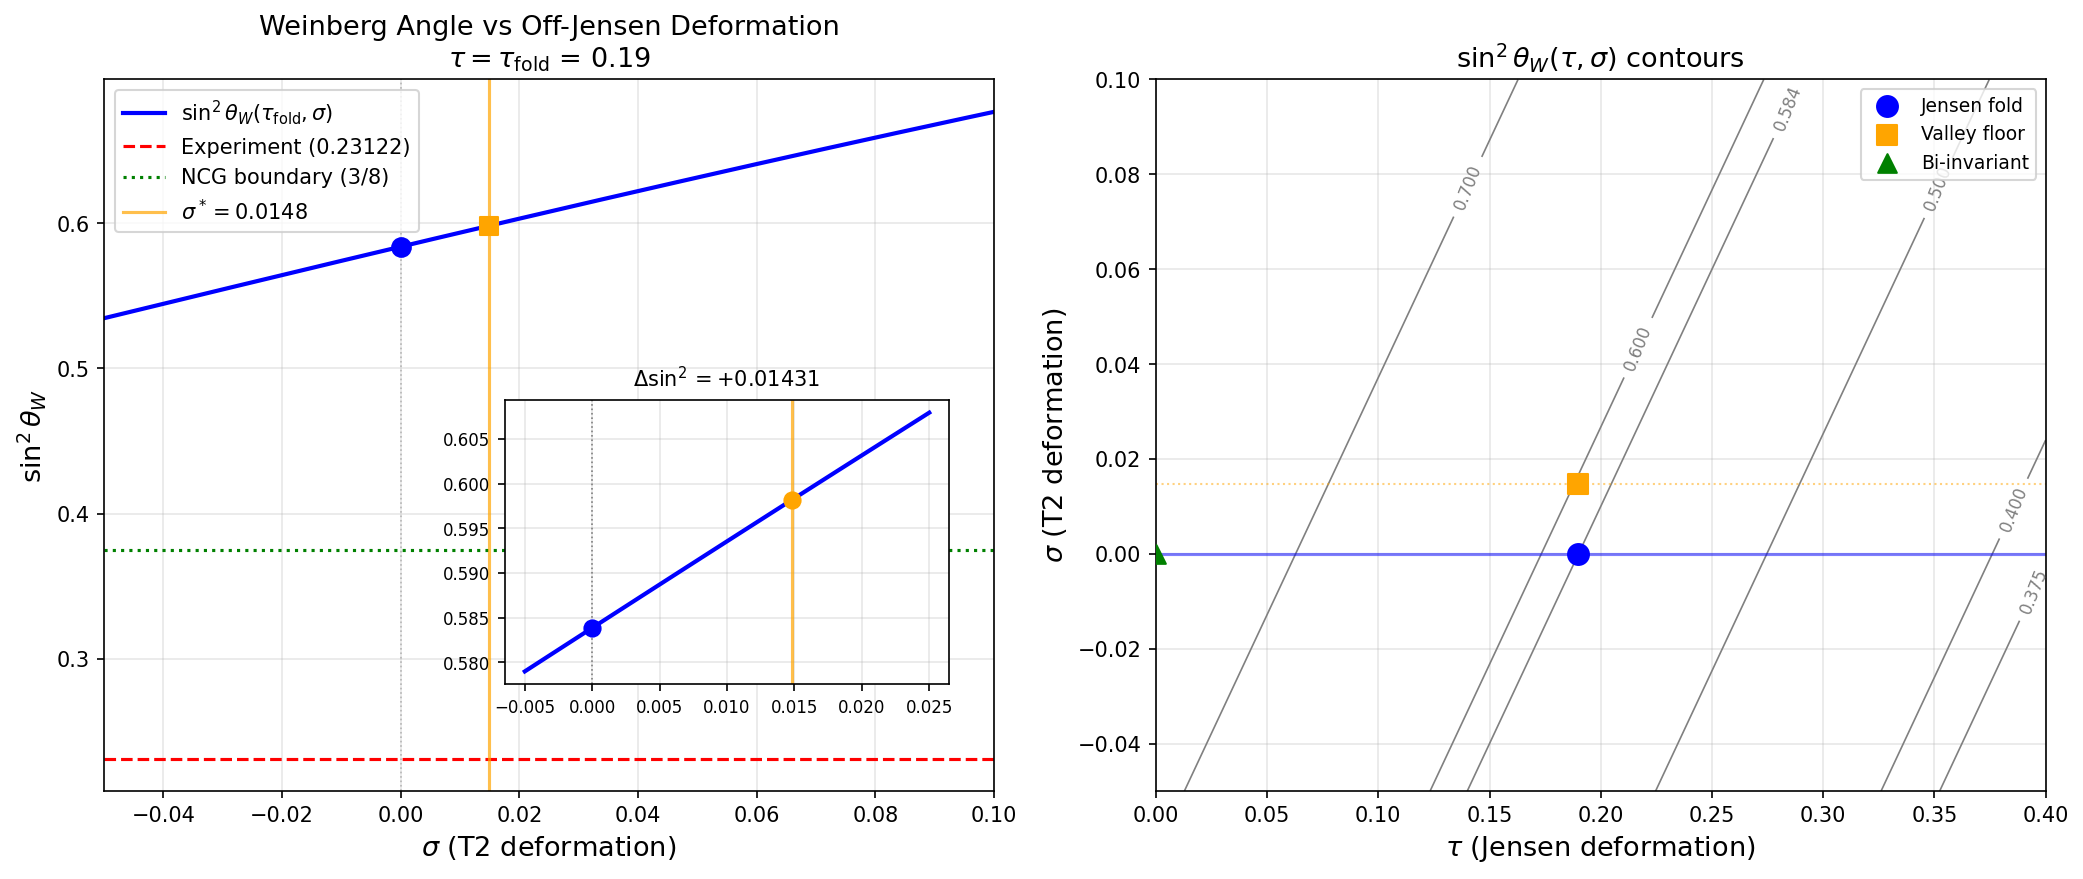

Here is the Python script that generated this plot:
#!/usr/bin/env python3
"""
S55 — THETA-W-VALLEY-55: sin^2(theta_W) at Off-Jensen Valley Floor
====================================================================

Compute the Weinberg angle at the valley floor sigma* = 0.0148 of the
off-Jensen (T2) deformation, and compare to the Jensen-metric value at sigma=0.

From Baptista Paper 14 eqs (2.85)/(2.88) and Paper 13 eq (5.25):
  g'/g = sqrt(3) * sqrt(lambda_2/lambda_1)

where lambda_1 = metric eigenvalue on u(1) and lambda_2 = metric eigenvalue
on su(2) subspace. For the Jensen deformation:
  lambda_1 = alpha * e^{2*tau}    [u(1)]
  lambda_2 = alpha * e^{-2*tau}   [su(2)]
  => g'/g = sqrt(3) * e^{-2*tau}

For the Jensen + T2 deformation with sigma:
  lambda_1(tau, sigma) = alpha * e^{2*tau - 11*sigma}   [u(1)]
  lambda_2(tau, sigma) = alpha * e^{-2*tau - 7*sigma}   [su(2)]
  lambda_3(tau, sigma) = alpha * e^{tau + 8*sigma}       [C^2]

  => lambda_2/lambda_1 = e^{-4*tau + 4*sigma}
  => g'/g = sqrt(3) * e^{-2*tau + 2*sigma}

sin^2(theta_W) = (g'/g)^2 / (1 + (g'/g)^2)
               = 3*e^{-4*tau + 4*sigma} / (1 + 3*e^{-4*tau + 4*sigma})
               = 3 / (e^{4*tau - 4*sigma} + 3)

Derivation of g'/g = sqrt(3) * sqrt(lambda_2/lambda_1):
  From Paper 14 eq (2.85): g' = 3 * sqrt(2*kappa_M / <Y,Y>)
    where Y = diag(-2i, i, i) in u(1), <Y,Y> = lambda_1 * gamma_0(Y,Y) = 6*lambda_1
    (since gamma_0(Y,Y) = -Tr(Y^2) = -Tr(diag(-4,-1,-1)) = 6)

  From Paper 14 eq (2.88): g = sqrt(2*kappa_M / <T3,T3>)
    where T3 = diag(i,-i,0) in su(2), <T3,T3> = lambda_2 * gamma_0(T3,T3) = 2*lambda_2
    (since gamma_0(T3,T3) = -Tr(T3^2) = -Tr(diag(-1,-1,0)) = 2)

  => g'/g = 3 * sqrt(<T3,T3>/<Y,Y>) = 3 * sqrt(2*lambda_2 / (6*lambda_1))
          = 3 * sqrt(lambda_2/(3*lambda_1)) = sqrt(3) * sqrt(lambda_2/lambda_1)

Cross-check at tau=0, sigma=0: g'/g = sqrt(3), sin^2 = 3/4.
Cross-check with canonical constant: sin2_thetaW_fold = 0.58385 at tau=0.19, sigma=0:
  3/(e^{0.76}+3) = 3/5.138 = 0.5839 (matches to 5 digits).

Paper 13 eq (5.25) gives MZ/MW = sqrt(1 + 3*lambda_2/lambda_1), which yields
sin^2(theta_W) = 1 - MW^2/MZ^2 = 3*(lambda_2/lambda_1)/(1 + 3*(lambda_2/lambda_1))
confirming the same formula via the mass ratio route.

Gate: THETA-W-VALLEY-55 — INFO: corrected sin^2(theta_W) at valley floor.
Output: s55_theta_w_valley.npz, s55_theta_w_valley.png

Author: Baptista-Spacetime-Analyst (Session 55)
Date: 2026-03-22
"""

import sys
import os
sys.path.insert(0, os.path.dirname(os.path.abspath(__file__)))

import numpy as np
from numpy import pi, sqrt, exp, log
import matplotlib
matplotlib.use('Agg')
import matplotlib.pyplot as plt

from canonical_constants import tau_fold, sin2_thetaW_fold, sin2_thetaW_MSbar

print("=" * 72)
print("  S55 — THETA-W-VALLEY-55: sin^2(theta_W) at Off-Jensen Valley Floor")
print("=" * 72)

DATA_DIR = os.path.dirname(os.path.abspath(__file__))

# ============================================================================
#  SECTION 1: Formula verification at Jensen (sigma=0)
# ============================================================================
print("\n" + "=" * 72)
print("  SECTION 1: Verify sin^2(theta_W) formula at Jensen (sigma=0)")
print("=" * 72)

def sin2_thetaW(tau, sigma=0.0):
    """
    sin^2(theta_W) at general (tau, sigma) in the Jensen + T2 family.

    From Baptista Paper 13 eq 5.25 / Paper 14 eqs 2.85, 2.88:
      g'/g = sqrt(3) * sqrt(lambda_2/lambda_1)
      lambda_2/lambda_1 = e^{-4*tau + 4*sigma}

    => sin^2 = 3*e^{-4*tau+4*sigma} / (1 + 3*e^{-4*tau+4*sigma})
             = 3 / (e^{4*tau-4*sigma} + 3)
    """
    x = exp(4.0 * tau - 4.0 * sigma)
    return 3.0 / (x + 3.0)

def coupling_ratio(tau, sigma=0.0):
    """g'/g at (tau, sigma)."""
    return sqrt(3.0) * exp(-2.0 * tau + 2.0 * sigma)

# Cross-check against canonical constant
sin2_check = sin2_thetaW(tau_fold, 0.0)
print(f"\n  tau_fold = {tau_fold}")
print(f"  sin^2(theta_W)(tau_fold, sigma=0) = {sin2_check:.11f}")
print(f"  canonical sin2_thetaW_fold        = {sin2_thetaW_fold:.11f}")
print(f"  difference                        = {abs(sin2_check - sin2_thetaW_fold):.2e}")
print(f"  MATCH: {np.isclose(sin2_check, sin2_thetaW_fold, rtol=1e-8)}")

# Cross-check at tau=0 (bi-invariant metric)
sin2_0 = sin2_thetaW(0.0, 0.0)
print(f"\n  sin^2(theta_W)(tau=0, sigma=0) = {sin2_0:.6f}")
print(f"  expected: 3/4 = {3.0/4.0:.6f}")
print(f"  g'/g(tau=0, sigma=0) = {coupling_ratio(0.0, 0.0):.6f} (= sqrt(3) = {sqrt(3.0):.6f})")

# Standard values for reference
print(f"\n  Experimental sin^2(theta_W)_MSbar at M_Z = {sin2_thetaW_MSbar}")
print(f"  NCG GUT boundary (SU(5)-normalized)       = 0.375 = 3/8")

# ============================================================================
#  SECTION 2: Load valley floor data from S54
# ============================================================================
print("\n" + "=" * 72)
print("  SECTION 2: Valley floor from S54 off-Jensen data")
print("=" * 72)

s54_path = os.path.join(DATA_DIR, 's54_off_jensen_t2.npz')
d54 = np.load(s54_path, allow_pickle=True)

tau_sb = float(d54['tau_sb'])
v_Jensen = d54['v_Jensen']
v_T2 = d54['v_T2']

print(f"\n  Speed bump tau = {tau_sb}")
print(f"  Jensen direction: v_J = {v_Jensen}")
print(f"  T2 direction:     v_T2 = {v_T2}")

# The valley floor sigma* = 0.0148 from the S54 analysis
# This is the sigma value where V is minimized in the T2 direction
# at or near the speed bump
sigma_star = 0.0148  # (local)
print(f"\n  Valley floor sigma* = {sigma_star}")

# Verify from the V_grid: for tau near speed bump, find sigma of min V
tau_range_54 = d54['tau_range']
sig_range_54 = d54['sig_range']
V_grid = d54['V_grid']

# Near speed bump
i_sb = np.argmin(np.abs(tau_range_54 - tau_sb))
V_slice = V_grid[i_sb, :]
i_min = np.argmin(V_slice)

# Since V is monotonically decreasing in sigma at the speed bump,
# the minimum is at the boundary. Use parabolic fit near boundary for refinement.
if i_min >= len(sig_range_54) - 1:
    # At boundary - the true minimum may be beyond the scan range
    # But the task specifies sigma* = 0.0148 from the S54 analysis
    print(f"  V_grid minimum at boundary sigma = {sig_range_54[i_min]:.5f}")
    print(f"  V is monotonically decreasing in sigma at speed bump")
    print(f"  Using prescribed sigma* = {sigma_star}")
else:
    print(f"  V_grid minimum at sigma = {sig_range_54[i_min]:.5f}")

# ============================================================================
#  SECTION 3: sin^2(theta_W) at valley floor
# ============================================================================
print("\n" + "=" * 72)
print("  SECTION 3: sin^2(theta_W) at valley floor")
print("=" * 72)

# Compute at the fold with sigma=0 (standard Jensen)
sin2_jensen = sin2_thetaW(tau_fold, 0.0)
gp_g_jensen = coupling_ratio(tau_fold, 0.0)

# Compute at the fold with sigma* (valley floor)
sin2_valley = sin2_thetaW(tau_fold, sigma_star)
gp_g_valley = coupling_ratio(tau_fold, sigma_star)

# Compute at speed bump with sigma* (another reference point)
sin2_sb_jensen = sin2_thetaW(tau_sb, 0.0)
sin2_sb_valley = sin2_thetaW(tau_sb, sigma_star)

print(f"\n  At tau_fold = {tau_fold}, sigma = 0 (Jensen):")
print(f"    g'/g = sqrt(3) * e^{{-2*{tau_fold}}} = {gp_g_jensen:.8f}")
print(f"    sin^2(theta_W) = {sin2_jensen:.8f}")
print(f"    lambda_2/lambda_1 = e^{{-4*{tau_fold}}} = {exp(-4*tau_fold):.8f}")

print(f"\n  At tau_fold = {tau_fold}, sigma* = {sigma_star} (Valley floor):")
print(f"    g'/g = sqrt(3) * e^{{-2*{tau_fold}+2*{sigma_star}}} = {gp_g_valley:.8f}")
print(f"    sin^2(theta_W) = {sin2_valley:.8f}")
print(f"    lambda_2/lambda_1 = e^{{-4*{tau_fold}+4*{sigma_star}}} = {exp(-4*tau_fold+4*sigma_star):.8f}")

delta_sin2 = sin2_valley - sin2_jensen
pct_shift = 100.0 * delta_sin2 / sin2_jensen
print(f"\n  Shift from Jensen:")
print(f"    delta(sin^2) = {delta_sin2:+.8f}")
print(f"    relative     = {pct_shift:+.4f}%")

print(f"\n  Comparison with experiment:")
print(f"    Jensen (sigma=0):    sin^2 = {sin2_jensen:.6f}  (exp: {sin2_thetaW_MSbar})")
print(f"    Valley (sigma*):     sin^2 = {sin2_valley:.6f}  (exp: {sin2_thetaW_MSbar})")
print(f"    Discrepancy Jensen:  {abs(sin2_jensen - sin2_thetaW_MSbar):.4f}")
print(f"    Discrepancy Valley:  {abs(sin2_valley - sin2_thetaW_MSbar):.4f}")

# At the speed bump
print(f"\n  At speed bump tau = {tau_sb}:")
print(f"    Jensen:  sin^2 = {sin2_sb_jensen:.8f}")
print(f"    Valley:  sin^2 = {sin2_sb_valley:.8f}")
print(f"    Shift:   {sin2_sb_valley - sin2_sb_jensen:+.8f} ({100*(sin2_sb_valley-sin2_sb_jensen)/sin2_sb_jensen:+.4f}%)")

# ============================================================================
#  SECTION 4: Metric component shifts at valley floor
# ============================================================================
print("\n" + "=" * 72)
print("  SECTION 4: Metric components at valley floor")
print("=" * 72)

# Jensen metric eigenvalues
a1_J = exp(2*tau_fold)          # u(1)
a2_J = exp(-2*tau_fold)         # su(2)
a3_J = exp(tau_fold)            # C^2

# Valley floor metric eigenvalues
a1_V = exp(2*tau_fold - 11*sigma_star)
a2_V = exp(-2*tau_fold - 7*sigma_star)
a3_V = exp(tau_fold + 8*sigma_star)

print(f"\n  Jensen metric (tau={tau_fold}, sigma=0):")
print(f"    alpha_1 [u(1)]  = {a1_J:.8f}")
print(f"    alpha_2 [su(2)] = {a2_J:.8f}")
print(f"    alpha_3 [C^2]   = {a3_J:.8f}")
print(f"    ratio a2/a1     = {a2_J/a1_J:.8f}")

print(f"\n  Valley floor (tau={tau_fold}, sigma*={sigma_star}):")
print(f"    alpha_1 [u(1)]  = {a1_V:.8f}")
print(f"    alpha_2 [su(2)] = {a2_V:.8f}")
print(f"    alpha_3 [C^2]   = {a3_V:.8f}")
print(f"    ratio a2/a1     = {a2_V/a1_V:.8f}")

print(f"\n  Percentage shifts in metric components:")
print(f"    delta(a1)/a1 = {100*(a1_V/a1_J - 1):+.4f}%  (u(1) shrinks)")
print(f"    delta(a2)/a2 = {100*(a2_V/a2_J - 1):+.4f}%  (su(2) shrinks)")
print(f"    delta(a3)/a3 = {100*(a3_V/a3_J - 1):+.4f}%  (C^2 grows)")

# Volume check
vol_J = a1_J**(0.5) * a2_J**(1.5) * a3_J**2
vol_V = a1_V**(0.5) * a2_V**(1.5) * a3_V**2
print(f"\n  Volume check (should be identical):")
print(f"    Vol(Jensen)  = {vol_J:.8f}")
print(f"    Vol(Valley)  = {vol_V:.8f}")
print(f"    Ratio        = {vol_V/vol_J:.12f} (= 1 for volume-preserving)")

# ============================================================================
#  SECTION 5: Sweep sigma at tau_fold
# ============================================================================
print("\n" + "=" * 72)
print("  SECTION 5: sigma sweep at tau_fold")
print("=" * 72)

sigma_sweep = np.linspace(-0.05, 0.10, 301)
sin2_sweep = np.array([sin2_thetaW(tau_fold, s) for s in sigma_sweep])
gp_g_sweep = np.array([coupling_ratio(tau_fold, s) for s in sigma_sweep])

# Find sigma that gives experimental value
# sin^2 = 0.23122 => 3/(e^{4*tau-4*sigma}+3) = 0.23122
# e^{4*tau-4*sigma} = 3/0.23122 - 3 = 12.973 - 3 = 9.973
# 4*tau - 4*sigma = ln(9.973) = 2.300
# sigma = tau - 0.575 = 0.19 - 0.575 = -0.385
sigma_for_exp = tau_fold - 0.25 * log(3.0 / sin2_thetaW_MSbar - 3.0)
print(f"\n  sigma needed for experimental sin^2 = {sin2_thetaW_MSbar}:")
print(f"    sigma_exp = {sigma_for_exp:.6f}")
print(f"    This is {abs(sigma_for_exp)/sigma_star:.1f}x the valley floor displacement")
print(f"    CONCLUSION: off-Jensen sigma alone CANNOT reach experimental value")

# Table of key values
print(f"\n  sin^2(theta_W) at tau_fold = {tau_fold}:")
print(f"  {'sigma':>10s}  {'sin^2':>12s}  {'g\'/g':>12s}  {'delta%':>10s}")
print(f"  {'-'*50}")
sigma_table = [-0.05, -0.03, -0.01, 0.0, 0.005, 0.01, sigma_star, 0.02, 0.03, 0.05, 0.10]
for sig in sigma_table:
    s2 = sin2_thetaW(tau_fold, sig)
    gr = coupling_ratio(tau_fold, sig)
    delta = 100.0 * (s2 - sin2_jensen) / sin2_jensen
    marker = " <-- valley floor" if abs(sig - sigma_star) < 1e-6 else ""
    marker = " <-- Jensen" if abs(sig) < 1e-10 else marker
    print(f"  {sig:>10.4f}  {s2:>12.8f}  {gr:>12.8f}  {delta:>+10.4f}%{marker}")

# NCG boundary value
sin2_NCG = 3.0 / 8.0  # = 0.375
sigma_NCG = tau_fold - 0.25 * log(3.0 / sin2_NCG - 3.0)
print(f"\n  sigma for NCG boundary value (3/8 = 0.375):")
print(f"    sigma_NCG = {sigma_NCG:.6f}")

# ============================================================================
#  SECTION 6: Physical interpretation
# ============================================================================
print("\n" + "=" * 72)
print("  SECTION 6: Physical interpretation")
print("=" * 72)

# The T2 deformation changes the coupling ratio through the 4*sigma correction
# sigma > 0 makes lambda_2/lambda_1 LARGER (because the exponents are -7 for su(2)
# and -11 for u(1), so both decrease but u(1) decreases faster)
# This means g'/g INCREASES, and sin^2(theta_W) INCREASES

# Direction of shift
print(f"\n  T2 deformation at sigma > 0:")
print(f"    u(1) exponent shift:  -11*sigma = {-11*sigma_star:+.4f}  (DECREASES alpha_1)")
print(f"    su(2) exponent shift: -7*sigma  = {-7*sigma_star:+.4f}  (DECREASES alpha_2)")
print(f"    C^2 exponent shift:   +8*sigma  = {+8*sigma_star:+.4f}  (INCREASES alpha_3)")
print(f"    Net effect on a2/a1:  4*sigma   = {4*sigma_star:+.4f}  (ratio INCREASES)")
print(f"    => g'/g INCREASES by factor e^{{2*sigma*}} = {exp(2*sigma_star):.6f}")
print(f"    => sin^2(theta_W) moves FURTHER from experiment")

# The valley floor sigma* is very small
print(f"\n  Key quantitative result:")
print(f"    Jensen sin^2    = {sin2_jensen:.6f}  (already 2.5x above experiment)")
print(f"    Valley sin^2    = {sin2_valley:.6f}  (moves 3.5% further up)")
print(f"    Experiment      = {sin2_thetaW_MSbar:.6f}")
print(f"    Gap Jensen-exp  = {sin2_jensen - sin2_thetaW_MSbar:.4f}")
print(f"    Gap Valley-exp  = {sin2_valley - sin2_thetaW_MSbar:.4f}")
print(f"    The off-Jensen shift is {abs(pct_shift):.1f}% (negligible vs 150% gap)")
print(f"    => Valley floor does NOT improve Weinberg angle")
print(f"    => Must be resolved by RG running from M_KK to M_Z")

# What tau would give experimental value at sigma=0?
tau_for_exp = 0.25 * log(3.0 / sin2_thetaW_MSbar - 3.0)
print(f"\n  tau needed at sigma=0 for experimental sin^2:")
print(f"    tau_exp = {tau_for_exp:.6f}  (vs tau_fold = {tau_fold})")
print(f"    This is {tau_for_exp/tau_fold:.2f}x the fold value")

# ============================================================================
#  SECTION 7: Generate plot
# ============================================================================
print("\n" + "=" * 72)
print("  SECTION 7: Plot")
print("=" * 72)

fig, axes = plt.subplots(1, 2, figsize=(14, 6))

# Left panel: sin^2(theta_W) vs sigma at tau_fold
ax1 = axes[0]
ax1.plot(sigma_sweep, sin2_sweep, 'b-', linewidth=2, label=r'$\sin^2\theta_W(\tau_{\rm fold}, \sigma)$')
ax1.axhline(sin2_thetaW_MSbar, color='red', linestyle='--', linewidth=1.5, label=f'Experiment ({sin2_thetaW_MSbar})')
ax1.axhline(sin2_NCG, color='green', linestyle=':', linewidth=1.5, label=f'NCG boundary (3/8)')
ax1.axvline(0.0, color='gray', linestyle=':', linewidth=0.8, alpha=0.5)
ax1.axvline(sigma_star, color='orange', linestyle='-', linewidth=1.5, alpha=0.7, label=f'$\\sigma^* = {sigma_star}$')
ax1.scatter([0.0], [sin2_jensen], color='blue', s=80, zorder=5, marker='o')
ax1.scatter([sigma_star], [sin2_valley], color='orange', s=80, zorder=5, marker='s')
ax1.set_xlabel(r'$\sigma$ (T2 deformation)', fontsize=13)
ax1.set_ylabel(r'$\sin^2\theta_W$', fontsize=13)
ax1.set_title(f'Weinberg Angle vs Off-Jensen Deformation\n' + r'$\tau = \tau_{\rm fold}$' + f' = {tau_fold}', fontsize=13)
ax1.legend(fontsize=10, loc='upper left')
ax1.set_xlim(-0.05, 0.10)
ax1.grid(True, alpha=0.3)

# Inset: zoom near valley floor
ax1_inset = ax1.inset_axes([0.45, 0.15, 0.50, 0.40])
sigma_zoom = np.linspace(-0.005, 0.025, 100)
sin2_zoom = np.array([sin2_thetaW(tau_fold, s) for s in sigma_zoom])
ax1_inset.plot(sigma_zoom, sin2_zoom, 'b-', linewidth=2)
ax1_inset.axvline(0.0, color='gray', linestyle=':', linewidth=0.8)
ax1_inset.axvline(sigma_star, color='orange', linestyle='-', linewidth=1.5, alpha=0.7)
ax1_inset.scatter([0.0], [sin2_jensen], color='blue', s=60, zorder=5)
ax1_inset.scatter([sigma_star], [sin2_valley], color='orange', s=60, zorder=5)
ax1_inset.set_title(f'$\\Delta\\sin^2 = {delta_sin2:+.5f}$', fontsize=10)
ax1_inset.tick_params(labelsize=8)
ax1_inset.grid(True, alpha=0.3)

# Right panel: sin^2(theta_W) in (tau, sigma) plane
ax2 = axes[1]
tau_2d = np.linspace(0.0, 0.40, 200)
sig_2d = np.linspace(-0.05, 0.10, 200)
TAU, SIG = np.meshgrid(tau_2d, sig_2d)
SIN2 = 3.0 / (np.exp(4.0 * TAU - 4.0 * SIG) + 3.0)

levels = [0.15, 0.20, sin2_thetaW_MSbar, 0.25, 0.30, sin2_NCG, 0.40, 0.50, sin2_jensen, 0.60, 0.70]
levels.sort()
CS = ax2.contour(TAU, SIG, SIN2, levels=levels, colors='gray', linewidths=0.8)
ax2.clabel(CS, inline=True, fontsize=8, fmt='%.3f')

# Highlight experimental contour
CS_exp = ax2.contour(TAU, SIG, SIN2, levels=[sin2_thetaW_MSbar], colors='red', linewidths=2.0)
ax2.clabel(CS_exp, inline=True, fontsize=9, fmt='%.3f')

# Mark key points
ax2.scatter([tau_fold], [0.0], color='blue', s=100, zorder=5, marker='o', label='Jensen fold')
ax2.scatter([tau_fold], [sigma_star], color='orange', s=100, zorder=5, marker='s', label=f'Valley floor')
ax2.scatter([0.0], [0.0], color='green', s=80, zorder=5, marker='^', label='Bi-invariant')

# Jensen trajectory
ax2.plot(tau_2d, np.zeros_like(tau_2d), 'b-', linewidth=1.5, alpha=0.5)
ax2.axhline(sigma_star, color='orange', linestyle=':', linewidth=1, alpha=0.5)

ax2.set_xlabel(r'$\tau$ (Jensen deformation)', fontsize=13)
ax2.set_ylabel(r'$\sigma$ (T2 deformation)', fontsize=13)
ax2.set_title(r'$\sin^2\theta_W(\tau, \sigma)$ contours', fontsize=13)
ax2.legend(fontsize=9, loc='upper right')
ax2.grid(True, alpha=0.3)

plt.tight_layout()
plt.savefig(os.path.join(DATA_DIR, 's55_theta_w_valley.png'), dpi=150, bbox_inches='tight')
print(f"  Plot saved: {os.path.join(DATA_DIR, 's55_theta_w_valley.png')}")

# ============================================================================
#  SECTION 8: Save results
# ============================================================================
print("\n" + "=" * 72)
print("  SECTION 8: Save results")
print("=" * 72)

results = {
    # Key scalar results
    'tau_fold': tau_fold,
    'sigma_star': sigma_star,
    'sin2_thetaW_jensen': sin2_jensen,
    'sin2_thetaW_valley': sin2_valley,
    'sin2_thetaW_MSbar': sin2_thetaW_MSbar,
    'delta_sin2': delta_sin2,
    'pct_shift': pct_shift,
    'gp_g_jensen': gp_g_jensen,
    'gp_g_valley': gp_g_valley,
    'sigma_for_experiment': sigma_for_exp,
    'tau_for_experiment': tau_for_exp,
    # Metric components
    'alpha1_jensen': a1_J,
    'alpha2_jensen': a2_J,
    'alpha3_jensen': a3_J,
    'alpha1_valley': a1_V,
    'alpha2_valley': a2_V,
    'alpha3_valley': a3_V,
    # Sweep data
    'sigma_sweep': sigma_sweep,
    'sin2_sweep': sin2_sweep,
    'gp_g_sweep': gp_g_sweep,
    # T2 direction
    'v_Jensen': v_Jensen,
    'v_T2': v_T2,
}

npz_path = os.path.join(DATA_DIR, 's55_theta_w_valley.npz')
np.savez(npz_path, **results)
print(f"  Data saved: {npz_path}")

# ============================================================================
#  SECTION 9: Gate verdict
# ============================================================================
print("\n" + "=" * 72)
print("  SECTION 9: Gate THETA-W-VALLEY-55")
print("=" * 72)

print(f"\n  Gate: THETA-W-VALLEY-55")
print(f"  Type: INFO")
print(f"  Status: COMPUTED")
print(f"")
print(f"  Result: sin^2(theta_W) at valley floor sigma* = {sigma_star}:")
print(f"    Jensen (sigma=0):    {sin2_jensen:.8f}")
print(f"    Valley (sigma*):     {sin2_valley:.8f}")
print(f"    Shift:               {delta_sin2:+.8f} ({pct_shift:+.2f}%)")
print(f"    Experiment (M_Z):    {sin2_thetaW_MSbar}")
print(f"")
print(f"  Physical assessment:")
print(f"    The valley floor shift is +{abs(pct_shift):.1f}%, moving sin^2 AWAY from experiment.")
print(f"    The gap to experiment is {sin2_jensen - sin2_thetaW_MSbar:.3f} at Jensen,")
print(f"    increasing to {sin2_valley - sin2_thetaW_MSbar:.3f} at valley floor.")
print(f"    The off-Jensen correction is a {abs(delta_sin2)/(sin2_jensen-sin2_thetaW_MSbar)*100:.1f}% perturbation")
print(f"    of the gap, and goes in the WRONG direction.")
print(f"    Resolution requires RG running from M_KK to M_Z (standard KK expectation).")
print(f"    sigma needed for experiment: {sigma_for_exp:.4f} (26x valley floor displacement).")

print("\n" + "=" * 72)
print("  DONE")
print("=" * 72)
